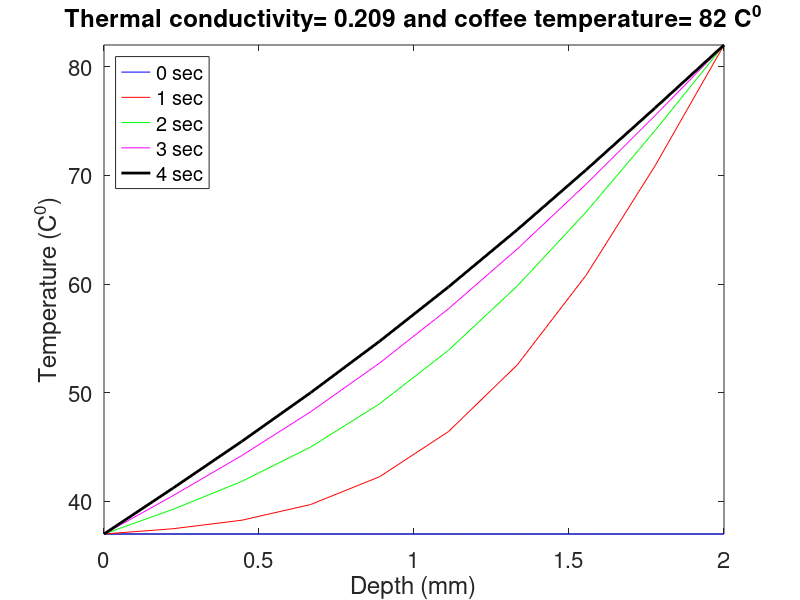
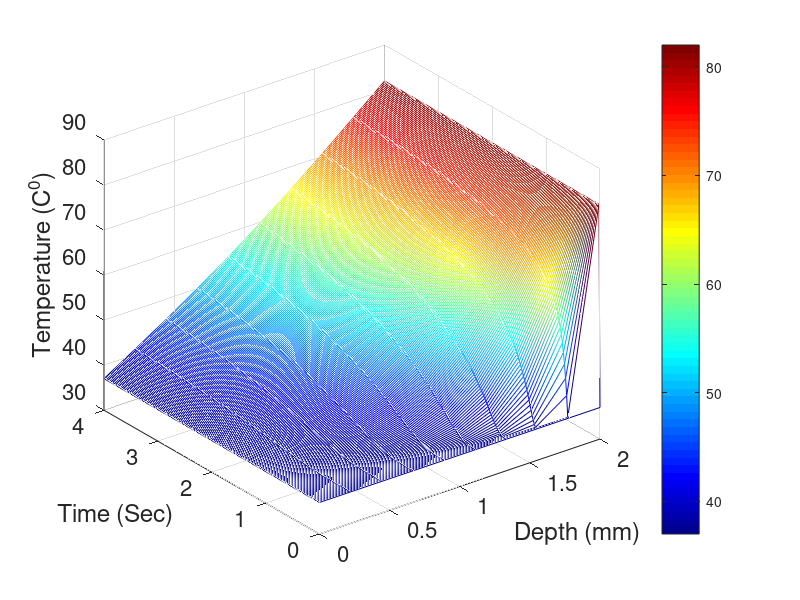

The MATLAB source for these figures, in order:

clear all; 
close all; 

                    %%%Analytical Solution

%Defining temperatures
%body
Tbody_C = 37; %celsius
Tbody_K = Tbody_C + 273.15; %kelvin
%coffee temp1
Tcoffee1_C = 60; %celsius
Tcoffee1_K = Tcoffee1_C + 273.15; %kelvin
% %coffee temp2
% Tcoffee2_C = 82; %celsius
% Tcoffee2_K = Tcoffee2_C + 273.15; %kelvin

% %space variable
% L=2; %mm
% dx=0.05;
% x = 0:dx:L;
% 
% %time variable
% tmax=4; %sec
% dt=0.01;
% t = 0:dt:tmax;
% 
% %themral conductivity
% k1 = 0.209; %W/mK for epidermis
% %k2 = 0.322; %W/mK for dermis
% 
% %analytical solution
% [X,T] = meshgrid(x,t);
% U0 = ((Tcoffee1_K-Tbody_K)*X)/L+Tbody_K;
% tic
% syms n
% U = U0 + symsum(2*(Tbody_K-Tcoffee1_K)*((-1)^n)/pi*n.* sin(n*pi*X/L)...
%     .*exp(-k1*T*(n*pi/L)^2),n,1,1000);
% toc
%U = zeros(size(X,1),size(T,2));

% for n = 1:1000
%      Bn = 2*(Tbody_K-Tcoffee1_K)*((-1)^n)/pi*n;
%      %Bn = -2*(-1)^n/(n*pi)^2;
%      Un = Bn .* sin(n*pi*X/L).*exp(-k1*T*(n*pi/L)^2);
%      U = U0 + Un;
%      U = U - 273.15;
% end

%plotting
%convert to celsius

%figure(2)
%plot(X,U(1,:),'b',X,U(100,:),'r',X,U(200,:),'g',X,U(300,:),'k',X,U(400,:),'m')


                    %%%Numerical Solution
%initialise numerical variables
%space 
L = 2; %skin depth
dx = 0.2; %space step
nx = L/dx; %number of space points
x = linspace(0,L,nx); %space variable
%time 
Time = 4; %maximum time 
dt = 0.02; %time step
nt = Time/dt; %number of time points
t = linspace(0,Time,nt); %time variable

%themral conductivity
k = 0.209; %epidermis dominated effect
%k = 0.322; %dermis dominated effect

%CFL number to ensure stability (less or equal to 0.5)
CFL = dt/dx^2;

%Define boundary temperatures
%body temperature 
Tbody_C = 37; %in celsius
Tbody_K = Tbody_C + 273.15; %kelvin
%coffee temperature 1
% Tcoffee_C = 60; %in celsius
% Tcoffee_K = Tcoffee_C + 273.15; %kelvin
%coffee temperature 2
Tcoffee_C = 82; %in celsius
Tcoffee_K = Tcoffee_C + 273.15; %kelvin

%initial condition
Tini = zeros(nx,1);
Tini(:,1) = Tbody_K;

%boundary conditions
%BC at x=0
T0 = zeros(1,nt); %define a vector
T0(1,:) = Tbody_K; 
%BC at x=L
TL = zeros(1,nt); %define a vector
TL(1,:) = Tcoffee_K;

%construct the solution matrix
Tsol = zeros(nx,nt); %define the dimensions of the solution matrix
Tsol(1,:) = T0; %insert the first BC
Tsol(nx,:) = TL; %insert the second BC
Tsol(:,1) = Tini; %insert the IC

%set up the iteration process for forward Euler method
for i = 1:nt-1
    for j = 2:nx-1
        Tsol(j,i+1) = Tsol(j,i) + k * CFL *(Tsol(j+1,i)-2*Tsol(j,i)+Tsol(j-1,i));
    end
end

%convert the solution to celsius
Tsol = Tsol-273.15;

%plotting
%for different time steps
figure(1)
plot(x,Tsol(:,1),'b',x,Tsol(:,50),'r',x,Tsol(:,100),'g',...
    x,Tsol(:,150),'m',x,Tsol(:,200),'k','LineWidth',2)
xlabel('Depth (mm)')
ylabel('Temperature (C^0)')
title(['Thermal conductivity= ', num2str(k), ' and coffee temperature= ', ...
    num2str(Tcoffee_C),' C^0'])
legend('0 sec','1 sec','2 sec','3 sec','4 sec','Location','NorthWest')
set(gca,'FontSize',16)
axis([0 L Tbody_C Tcoffee_C]);

%3D plot
figure(2)    
mesh(x,t,Tsol')
colormap(jet)
shading interp
xlabel('Depth (mm)')
ylabel('Time (Sec)')
zlabel('Temperature (C^0)')
colorbar
set(gca,'FontSize',16)







